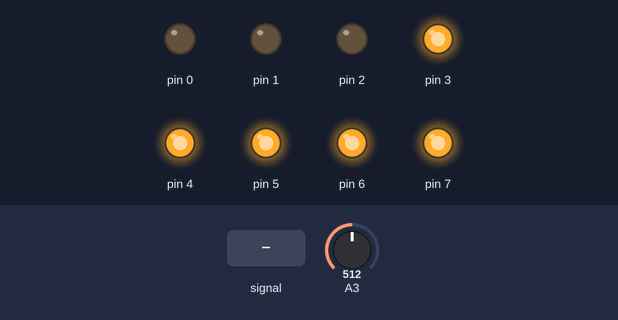
Bench run of a sketch on a simulated Arduino Uno, built with avr-gcc and run on an emulated ATmega328P. Shown: output pins drawn as LEDs (lit = HIGH). Dashed ring = blinking. Inputs (shaded band) come from the test bench; at power-on: A3 = 512.

Above: at 0.8 s.
0.9 s: A3 fed a 2 Hz sine of ±306 counts around its level
At 1.12 s:
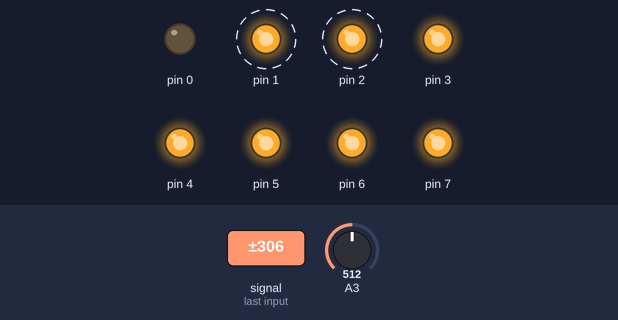
3.9 s: A3 set to 900
At 5.1 s:
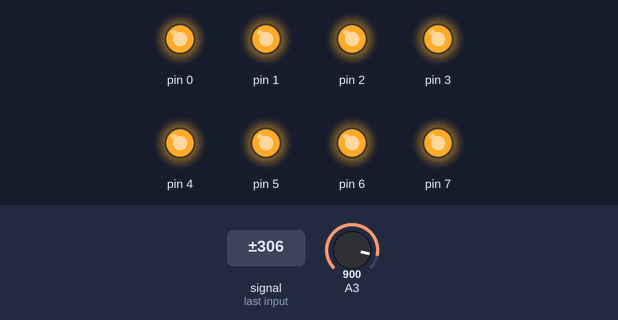
5.4 s: A3 set to 40
At 5.55 s:
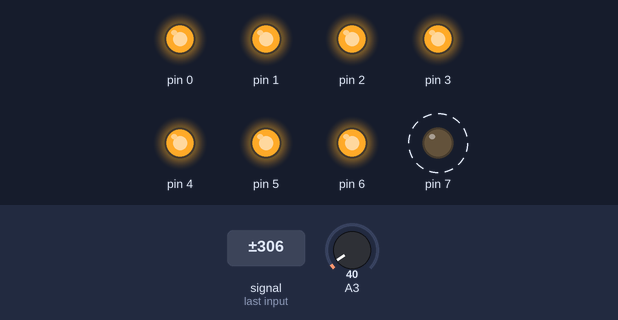
8.4 s: A3 set to 60
At 9.6 s:
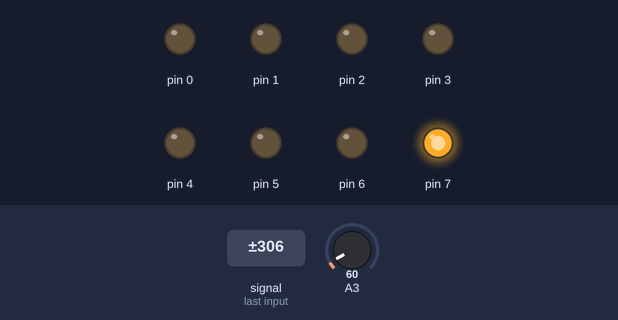
9.9 s: A3 set to 0
At 10.9 s:
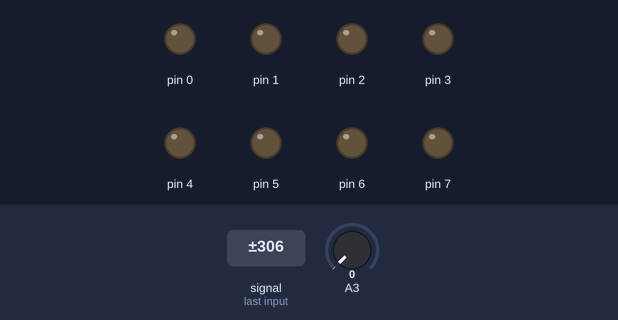
Timing chart, 0 to 12.4 s (numbered marks = the images above; inputs shaded):
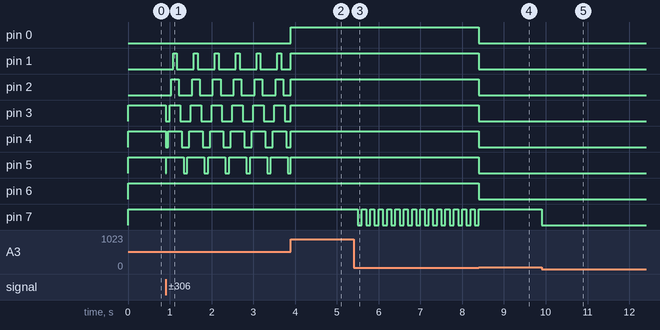

Measured:
- after the input at 0.9 s, pin 1: alternates HIGH for 0.09 s and LOW for 0.41 s, starting after 0.18 s; pin 2: alternates HIGH for 0.18 s and LOW for 0.32 s, starting after 0.13 s
- after the input at 3.9 s, pin 0: LOW → HIGH at once; pin 5: goes on until 3.9 s, then stays HIGH
- after the input at 5.4 s, pin 7: alternates HIGH for 0.10 s and LOW for 0.10 s, starting after 0.10 s
- after the input at 8.4 s, pin 0–6: HIGH → LOW at once; pin 7: goes on until 8.4 s, then stays HIGH
- after the input at 9.9 s, pin 7: HIGH → LOW at once

The sketch:

potenciometro.ino
```cpp
// Utilizando um potenciômetro de 10k Ohms e oito LEDs conectados cada um em um
// pino do PORTD, construa um medidor que acenda os LEDs, mantendo os anteriores
// acesos, em sequência a medida que o potenciômetro sai de sua posição inicial
// (0 Ohms - todos os LEDs apagados) até a posição final (10k Ohms - todos os LEDs acesos).
// Quando a leitura da entrada analógica for inferior a 5% do fundo de escala, o primeiro LED
// deverá piscar em uma frequência de 2 Hz (utilize a interrupção de timer para gerar a base de tempo).


int lista[8] = {0b10000000, 0b11000000, 0b11100000, 0b11110000,
0b11111000, 0b11111100, 0b11111110, 0b11111111};

volatile int t = 0;

int main() {
  DDRD = 0b11111111;
  volatile int adc_value=0;

  ADMUX = 0b01000011;
  ADCSRA |= (1<<ADEN)|(1<<ADPS1)|(1<<ADPS0);
  DIDR0 |= (1<<ADC2D);

  TCCR0A = 0b00000010; // Configura TIMER0 no modo ctc
  TCCR0B = 0b00000010; // Prescale = 8 com t_OV = 128 us
  OCR0A = 249;
  TIMSK0 = 0b00000010; // Habilita interrupcao por overflow
  sei(); // Habilita interrupcoes globais

  while(1){
    ADCSRA |= (1<<ADSC); // inicia a conversao
    while(ADCSRA & (1<<ADSC)); // aguarda fim da conversao
    adc_value = ADC; // salva leitura do ADC na variavel adc_value

    if(adc_value == 0){
      PORTD = 0b00000000;
    }
    else if(adc_value < 50){
      if(t < 800){
        PORTD |= (1 << PD7);
      }else{
        PORTD &=~ (1 << PD7);
      }
    }else{
      int leds = adc_value >>7;
      PORTD = lista[leds];
    }
  }
}


ISR(TIMER0_COMPA_vect) { // Rotina de interrupcao
  t++;

  if(t>=1600){
    t = 0;
  }
}
```
